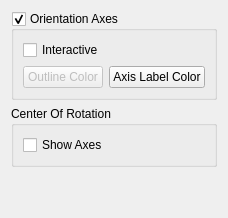
     <widget class="QWidget" name="Annotation">
      <layout class="QGridLayout">
       <item row="2" column="0">
        <spacer>
         <property name="orientation">
          <enum>Qt::Vertical</enum>
         </property>
         <property name="sizeHint" stdset="0">
          <size>
           <width>20</width>
           <height>40</height>
          </size>
         </property>
        </spacer>
       </item>
       <item row="1" column="0">
        <widget class="QGroupBox" name="groupBox_3">
         <property name="title">
          <string>Center Of Rotation</string>
         </property>
         <layout class="QVBoxLayout">
          <item>
           <widget class="QCheckBox" name="CenterAxesVisibility">
            <property name="toolTip">
             <string>Toggle visibility of center of rotation axes.</string>
            </property>
            <property name="text">
             <string>Show Axes</string>
            </property>
           </widget>
          </item>
         </layout>
        </widget>
       </item>
       <item row="0" column="0">
        <widget class="QGroupBox" name="OrientationAxes">
         <property name="title">
          <string>Orientation Axes</string>
         </property>
         <property name="checkable">
          <bool>true</bool>
         </property>
         <layout class="QVBoxLayout">
          <item>
           <widget class="QCheckBox" name="OrientationAxesInteraction">
            <property name="toolTip">
             <string>&lt;html&gt;&lt;head&gt;&lt;meta name=&quot;qrichtext&quot; content=&quot;1&quot; /&gt;&lt;/head&gt;&lt;body style=&quot; white-space: pre-wrap; font-family:Sans Serif; font-size:9pt; font-weight:400; font-style:normal; text-decoration:none;&quot;&gt;&lt;p style=&quot; margin-top:0px; margin-bottom:0px; margin-left:0px; margin-right:0px; -qt-block-indent:0; text-indent:0px;&quot;&gt;Toggle whether the position and size of the orientation axes can be controlled using mouse interaction in the 3D View window.&lt;/p&gt;&lt;/body&gt;&lt;/html&gt;</string>
            </property>
            <property name="whatsThis">
             <string>&lt;html&gt;&lt;head&gt;&lt;meta name=&quot;qrichtext&quot; content=&quot;1&quot; /&gt;&lt;/head&gt;&lt;body style=&quot; white-space: pre-wrap; font-family:Sans Serif; font-size:9pt; font-weight:400; font-style:normal; text-decoration:none;&quot;&gt;&lt;p style=&quot; margin-top:0px; margin-bottom:0px; margin-left:0px; margin-right:0px; -qt-block-indent:0; text-indent:0px;&quot;&gt;Toggle whether the position and size of the orientation axes can be controlled using mouse interaction in the 3D View window.&lt;/p&gt;&lt;/body&gt;&lt;/html&gt;</string>
            </property>
            <property name="text">
             <string>Interactive</string>
            </property>
           </widget>
          </item>
          <item>
           <layout class="QHBoxLayout">
            <item>
             <widget class="pqColorChooserButton" name="OrientationAxesOutlineColor">
              <property name="enabled">
               <bool>false</bool>
              </property>
              <property name="toolTip">
               <string>Change the color of the outline for resizing the orientation axes.</string>
              </property>
              <property name="whatsThis">
               <string>Change the color of the outline for resizing the orientation axes.</string>
              </property>
              <property name="text">
               <string>Outline Color</string>
              </property>
             </widget>
            </item>
            <item>
             <widget class="pqColorChooserButton" name="OrientationAxesLabelColor">
              <property name="toolTip">
               <string>Change the color of the labels of the orientation axes.</string>
              </property>
              <property name="whatsThis">
               <string>Change the color of the labels of the orientation axes.</string>
              </property>
              <property name="text">
               <string>Axis Label Color</string>
              </property>
             </widget>
            </item>
           </layout>
          </item>
         </layout>
        </widget>
       </item>
      </layout>
     </widget>
